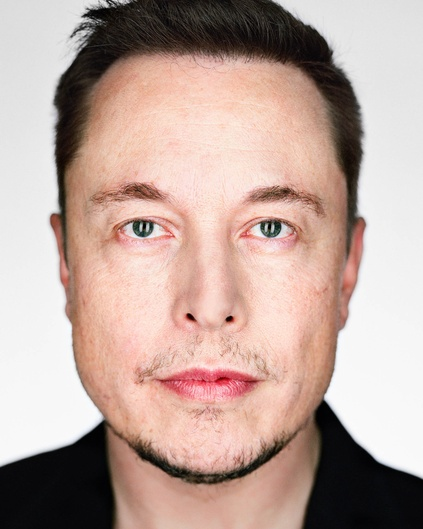
#> input picture FourierTransform/elon_musk.jpg, 423 x 529 px, shrunk from 1760 x 2200 before the run, given in place of a.jpg, which was not available
$ jupyter execute presentation.ipynb   (text cells are left out)
#> lines starting #> are read from the running program, lines starting #| are printed output that depends on the picture; after the words box and inside, x2 and y2 are one past the last pixel; in counts of white or black regions, pixels touching at a corner belong together; pictures that were not available may be replaced by others from this repository, and a replacement may not be noted
#> in load_image, pil_image is the input picture: PIL image 423x529 RGB; mean R, G, B 189, 165.5, 157
#> call 2 of load_image, with file_path = 'images/b.jpg'
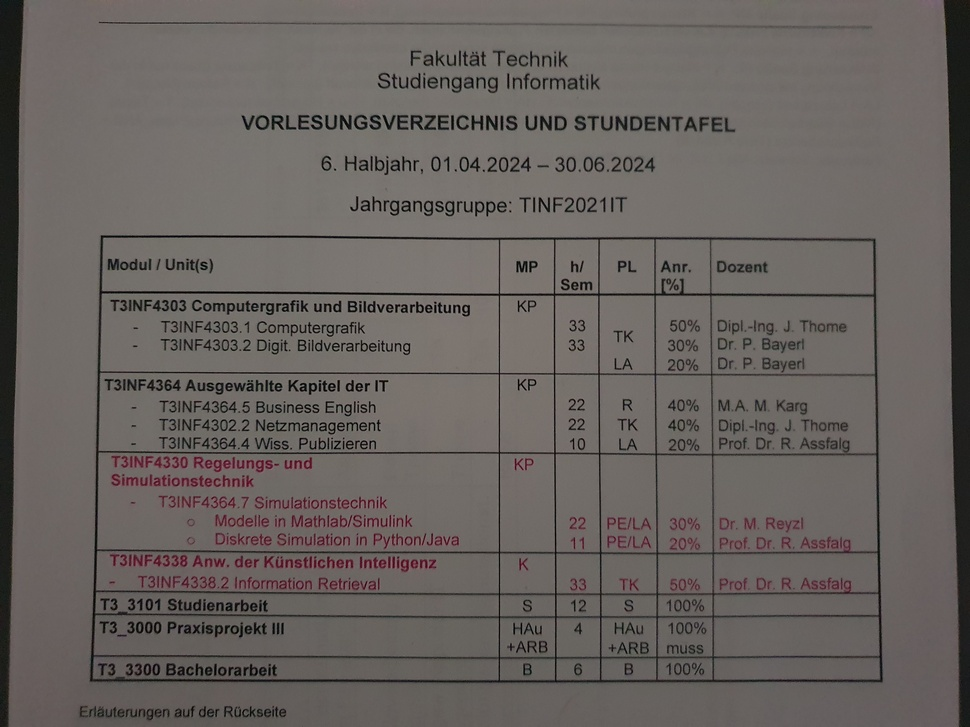
#> input picture PointOperations/images/b.jpg, 970 x 727 px, shrunk from 4032 x 3024 before the run
#> in load_image, pil_image is the input picture: PIL image 970x727 RGB; mean R, G, B 104.2, 98.6, 95.3
#> call 3 of load_image, with file_path = 'images/c.jpg'
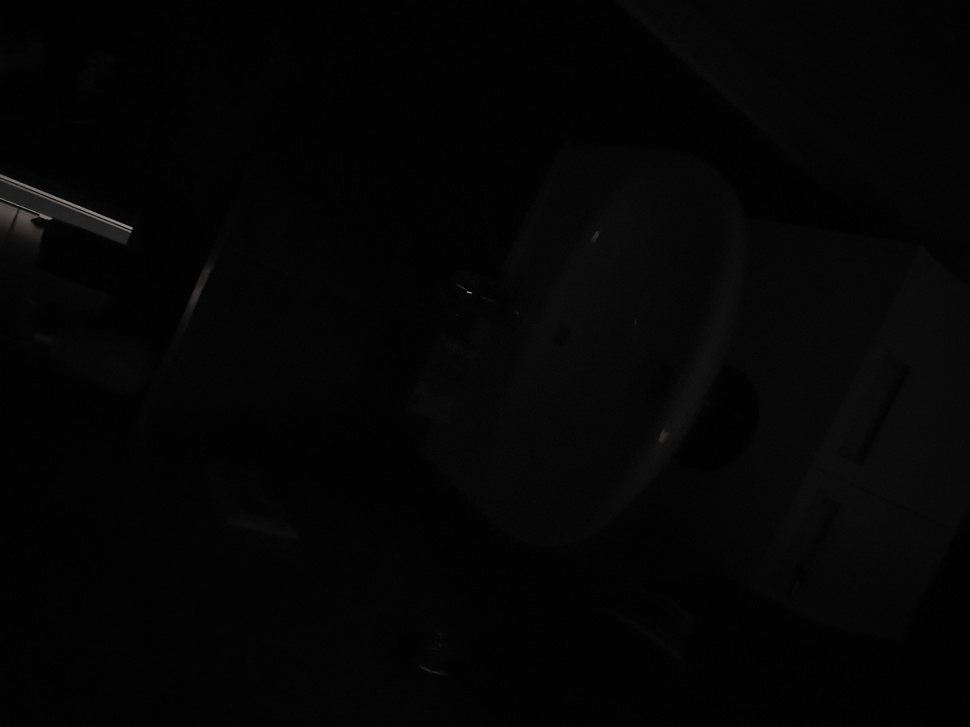
#> input picture PointOperations/images/c.jpg, 970 x 727 px, shrunk from 4032 x 3024 before the run
#> in load_image, pil_image is the input picture: PIL image 970x727 RGB; mean R, G, B 4.4, 4.4, 4.4
#> call 4 of load_image, with file_path = 'images/d.jpg'
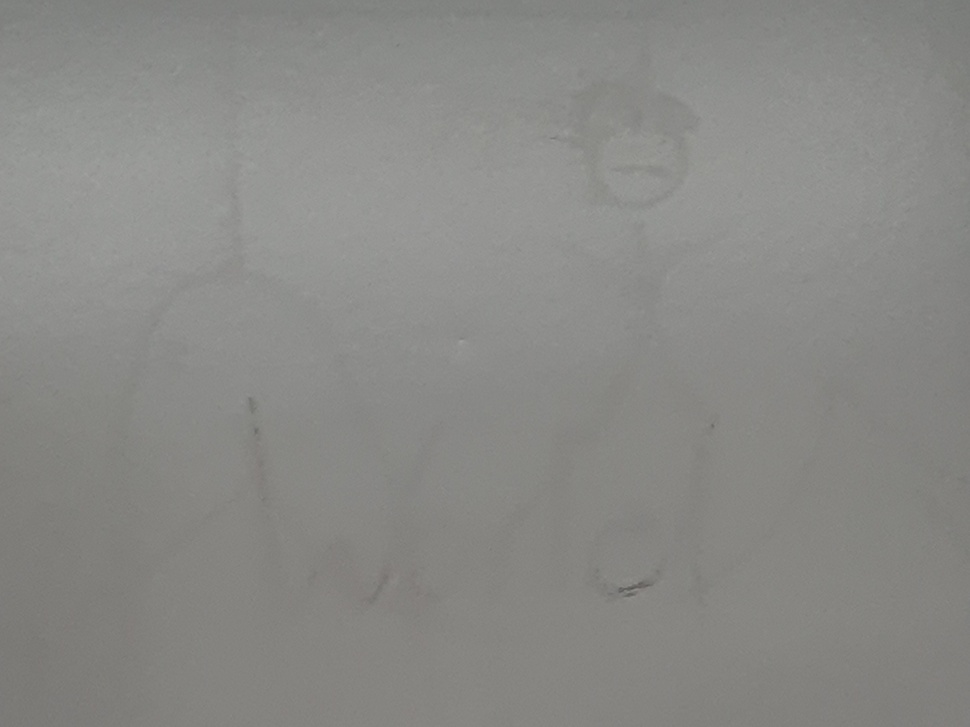
#> input picture PointOperations/images/d.jpg, 970 x 727 px, shrunk from 4032 x 3024 before the run
#> in load_image, pil_image is the input picture: PIL image 970x727 RGB; mean R, G, B 137.2, 137.1, 134
[cell 1]
import matplotlib.pyplot as plt
from PIL import Image
import numpy as np

[cell 2]
question_lut = np.array(125*[0] + list(range(0, 255, 7)) + 94*[255])

[cell 3]
def load_image(file_path: str) -> np.ndarray:
    pil_image = Image.open(file_path)
    return np.array(pil_image)

[cell 4]
def img_to_gray(img_arr: np.ndarray) -> np.ndarray:
    return np.array(Image.fromarray(img_arr).convert('L'))

[cell 5]
def display_images(img_a: np.ndarray, img_b: np.ndarray, img_c: np.ndarray) -> None:
    plt.figure(figsize=(15, 10))

    plt.subplot(2, 3, 1)
    plt.imshow(img_a)
    plt.title('Image A')
    plt.axis('off')

    plt.subplot(2, 3, 2)
    plt.imshow(img_b)
    plt.title('Image B')
    plt.axis('off')

    plt.subplot(2, 3, 3)
    plt.imshow(img_c)
    plt.title('Image C')
    plt.axis('off')

    plt.subplot(2, 3, 4)
    plt.imshow(img_to_gray(img_a), cmap='gray')
    plt.title('Grayscale A')
    plt.axis('off')

    plt.subplot(2, 3, 5)
    plt.imshow(img_to_gray(img_b), cmap='gray')
    plt.title('Grayscale B')
    plt.axis('off')

    plt.subplot(2, 3, 6)
    plt.imshow(img_to_gray(img_c), cmap='gray')
    plt.title('Grayscale C')
    plt.axis('off')

    plt.tight_layout()
    plt.show()

[cell 6]
def plot_img_histograms(img_a_gray: np.ndarray, img_b_gray: np.ndarray, img_c_gray: np.ndarray) -> None:
    plt.figure(figsize=(15, 15))

    plt.subplot(3, 3, 1)
    plt.imshow(img_a_gray, cmap='gray')
    plt.title('Image A')
    plt.axis('off')

    plt.subplot(3, 3, 2)
    plt.imshow(img_b_gray, cmap='gray')
    plt.title('Image B')
    plt.axis('off')

    plt.subplot(3, 3, 3)
    plt.imshow(img_c_gray, cmap='gray')
    plt.title('Image C')
    plt.axis('off')

    plt.subplot(3, 3, 4)
    img_a_hist, img_a_bins, _ = plt.hist(img_a_gray.flatten(), bins=256)
#> img_a_hist = 256 values, max 7224 at index 250, min 0 at index 63, mean 874.1; img_a_bins = 257 values from 0 to 252
    plt.title('Image A Histogram')

    plt.subplot(3, 3, 5)
    img_b_hist, img_b_bins, _ = plt.hist(img_b_gray.flatten(), bins=256)
#> img_b_hist = 256 values, max 39821 at index 192, min 0 at index 2, mean 2754.6; img_b_bins = 257 values from 0 to 145
    plt.title('Image B Histogram')

    plt.subplot(3, 3, 6)
    img_c_hist, img_c_bins, _ = plt.hist(img_c_gray.flatten(), bins=256)
#> img_c_hist = 256 values, max 195263 at index 3, min 0 at index 2, mean 2754.6; img_c_bins = 257 values from 0 to 166
    plt.title('Image C Histogram')

    plt.subplot(3, 3, 7)
    plt.bar(img_a_bins[:-1], img_a_hist.cumsum())
    plt.title('Image A Cumulated Histogram')

    plt.subplot(3, 3, 8)
    plt.bar(img_b_bins[:-1], img_b_hist.cumsum())
    plt.title('Image B Cumulated Histogram')

    plt.subplot(3, 3, 9)
    plt.bar(img_c_bins[:-1], img_c_hist.cumsum())
    plt.title('Image C Cumulated Histogram')

[cell 7]
def generate_img_via_lookup_table(img_arr: np.ndarray, lut: np.ndarray) -> np.ndarray:
    darkest_px = img_arr.min()
    brightest_px = img_arr.max()

    normalized_img = (img_arr - darkest_px) / (brightest_px - darkest_px)
    index_img = np.floor(0.5 + normalized_img * (len(lut) - 1)).astype(int)

    return lut[index_img]

[cell 8]
def generate_linear_lookup_table(img_arr: np.ndarray) -> np.ndarray:
    # Calculate cumulative distribution function (CDF)
    hist, bins = np.histogram(img_arr.flatten(), bins=256, range=(0, 256))
    cdf = hist.cumsum()

    # Normalize CDF to fit the range [0, 255]
    cdf_normalized = ((cdf - cdf.min()) * 255) / (cdf.max() - cdf.min())
    return cdf_normalized.astype(np.uint8)

[cell 9]
def visualize_img_transformation_via_lookup_table(original_img: np.ndarray, lut: np.ndarray) -> None:
    plt.figure(figsize=(10, 10))

    plt.subplot(2, 2, 1)
    plt.imshow(original_img, cmap='gray')
    plt.title('Original Image')
    plt.axis('off')

    plt.subplot(2, 2, 2)
    original_hist, original_bins = np.histogram(original_img, bins=256)
    normalized_hist = (original_hist / np.max(original_hist)) * 255
    plt.bar(original_bins[:-1], normalized_hist)
    plt.plot(lut, color='red')
    plt.title('Original Histogram')
    plt.legend(['Transformation'])

    plt.subplot(2, 2, 3)
    new_img = generate_img_via_lookup_table(original_img, lut)
    plt.imshow(new_img, cmap='gray')
    plt.title('Transformed Image')
    plt.axis('off')

    plt.subplot(2, 2, 4)
    new_hist, new_bins = np.histogram(new_img, bins=256)
    plt.bar(new_bins[:-1], new_hist)
    plt.title('Transformed Histogram')

    plt.show()

[cell 10]
def visualize_linear_img_transformation_via_lookup_table(original_img: np.ndarray) -> None:
    lut = generate_linear_lookup_table(original_img)

    plt.figure(figsize=(10, 10))

    plt.subplot(2, 2, 1)
    plt.imshow(original_img, cmap='gray')
    plt.title('Original Image')
    plt.axis('off')

    plt.subplot(2, 2, 2)
    original_hist, original_bins = np.histogram(original_img, bins=256)
    original_normalized_hist = (original_hist / np.max(original_hist)) * 255
    plt.bar(original_bins[:-1], original_normalized_hist)
    plt.plot(lut, color='red')
    plt.title('Original Histogram')
    plt.legend(['Kumulative Summe'])

    plt.subplot(2, 2, 3)
    new_img = generate_img_via_lookup_table(original_img, lut)
    plt.imshow(new_img, cmap='gray')
    plt.title('Transformed Image')
    plt.axis('off')

    plt.subplot(2, 2, 4)
    new_hist, new_bins = np.histogram(new_img, bins=256)
    new_normalized_hist = (new_hist / np.max(new_hist)) * 255
    plt.bar(new_bins[:-1], new_normalized_hist)
    cdf = new_hist.cumsum()
    normalized_cdf = (cdf / cdf[-1]) * 255
    plt.plot(normalized_cdf, color='red')
    plt.plot([0, 255], [0, 255], color='green')
    plt.title('Transformed Histogram')
    plt.legend(['Kumulative Summe', 'Winkelhalbierende'])

    plt.show()

[cell 11]
def display_task(task_img: np.ndarray, lut: np.ndarray):
    plt.figure(figsize=(15, 5))

    plt.subplot(1, 3, 1)
    plt.imshow(task_img, cmap='gray')
    plt.title('Original Image')

    plt.subplot(1, 3, 2)
    plt.hist(task_img.flatten(), bins=256, range=(0, 256))
    plt.title('Histogram')

    plt.subplot(1, 3, 3)
    transformed_img = generate_img_via_lookup_table(task_img, lut)
    plt.imshow(transformed_img, cmap='gray')
    plt.title('Transformed Image')

    plt.show()

[cell 12]
def display_solution(task_img: np.ndarray, lut: np.ndarray):
    plt.figure(figsize=(15, 5))

    plt.subplot(1, 3, 1)
    plt.imshow(task_img, cmap='gray')
    plt.title('Original Image')

    plt.subplot(1, 3, 2)
    hist, bins = np.histogram(task_img.flatten(), bins=256)
    hist_normalized = (hist / np.max(hist)) * 255
    plt.bar(bins[:-1], hist_normalized)
    plt.plot(lut, color='red')
    plt.title('Histogram')
    plt.legend(['Transformation'])

    plt.subplot(1, 3, 3)
    transformed_img = generate_img_via_lookup_table(task_img, lut)
    plt.imshow(transformed_img, cmap='gray')
    plt.title('Transformed Image')

    plt.show()

[cell 13]
path_a, path_b, path_c, path_d = 'images/a.jpg', 'images/b.jpg', 'images/c.jpg', 'images/d.jpg'
image_a, image_b, image_c, image_d = load_image(path_a), load_image(path_b), load_image(path_c), load_image(path_d)

[cell 14]
display_images(image_a, image_b, image_c)

[cell 15]
image_a_gray,image_b_gray, image_c_gray, image_d_gray = img_to_gray(image_a), img_to_gray(image_b), img_to_gray(image_c), img_to_gray(image_d)
plot_img_histograms(image_a_gray, image_b_gray, image_c_gray)

[cell 16]
visualize_img_transformation_via_lookup_table(image_a_gray, np.array(160*[0] + 40*[255] + 55*[0]))
#> in visualize_img_transformation_via_lookup_table, `original_hist, original_bins = np.histogram(original_img, bins=256)`: original_hist has the same summary as img_a_hist in plot_img_histograms; original_bins = 257 values from 0 to 252
#> in visualize_img_transformation_via_lookup_table, `normalized_hist = (original_hist / np.max(original_hist)) * 255`: normalized_hist = 256 values, max 255 at index 250, min 0 at index 63, mean 30.85
#> in generate_img_via_lookup_table, `darkest_px = img_arr.min()`: darkest_px = 0
#> in generate_img_via_lookup_table, `brightest_px = img_arr.max()`: brightest_px = 252
#> in generate_img_via_lookup_table, `return lut[index_img]`:
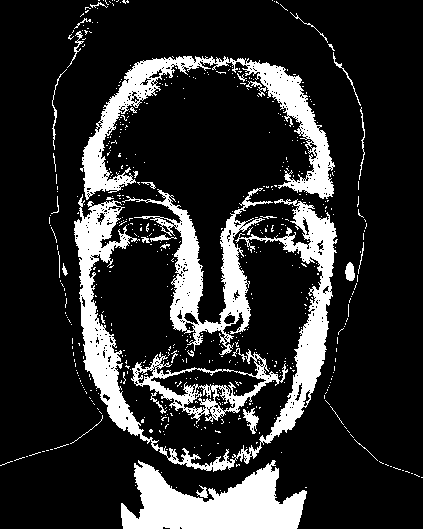
#> returned value: shape (529, 423) int64; 17.4% white; 580 white regions (547 under 20 px), largest, box (x1, y1, x2, y2) and area: (74, 194, 338, 472) 12185, (80, 56, 335, 200) 7812, (121, 460, 307, 529) 7588
#> in visualize_img_transformation_via_lookup_table, `new_hist, new_bins = np.histogram(new_img, bins=256)`: new_hist = 256 values, max 184741 at index 0, min 0 at index 1, mean 874.1; new_bins = 257 values from 0 to 255

[cell 17]
visualize_img_transformation_via_lookup_table(image_a_gray, np.arange(255, -1, -1))

[cell 18]
visualize_img_transformation_via_lookup_table(image_b_gray, np.array(65*[255] + 40*[0] + 145*[255]))

[cell 19]
visualize_linear_img_transformation_via_lookup_table(image_c_gray)
#> in generate_linear_lookup_table, `hist, bins = np.histogram(img_arr.flatten(), bins=256, range=(0, 256))`: hist = 256 values, max 195263 at index 2, min 0 at index 146, mean 2754.6; bins = 257 values from 0 to 256
#> in generate_linear_lookup_table, `cdf = hist.cumsum()`: cdf = 256 values from 1015 to 705190
#> in generate_linear_lookup_table, `cdf_normalized = ((cdf - cdf.min()) * 255) / (cdf.max() - cdf.min())`: cdf_normalized = 256 values from 0 to 255
#> in visualize_linear_img_transformation_via_lookup_table, `original_hist, original_bins = np.histogram(original_img, bins=256)`: original_hist has the same summary as img_c_hist in plot_img_histograms; original_bins = 257 values from 0 to 166
#> in visualize_linear_img_transformation_via_lookup_table, `original_normalized_hist = (original_hist / np.max(original_hist)) * 255`: original_normalized_hist = 256 values, max 255 at index 3, min 0 at index 2, mean 3.6
#> in visualize_linear_img_transformation_via_lookup_table, `new_hist, new_bins = np.histogram(new_img, bins=256)`: new_hist = 256 values, max 195263 at index 147, min 0 at index 1, mean 2754.6; new_bins = 257 values from 0 to 255
#> in visualize_linear_img_transformation_via_lookup_table, `new_normalized_hist = (new_hist / np.max(new_hist)) * 255`: new_normalized_hist = 256 values, max 255 at index 147, min 0 at index 1, mean 3.6
#> in visualize_linear_img_transformation_via_lookup_table, `cdf = new_hist.cumsum()`: cdf = 256 values from 1015 to 705190
#> in visualize_linear_img_transformation_via_lookup_table, `normalized_cdf = (cdf / cdf[-1]) * 255`: normalized_cdf = 256 values from 0.367 to 255

[cell 20]
visualize_linear_img_transformation_via_lookup_table(image_a_gray)
#> in visualize_linear_img_transformation_via_lookup_table (call 2), `original_hist, original_bins = np.histogram(original_img, bins=256)`: original_hist has the same summary as img_a_hist in plot_img_histograms; original_bins = 257 values from 0 to 252
#> in visualize_linear_img_transformation_via_lookup_table (call 2), `original_normalized_hist = (original_hist / np.max(original_hist)) * 255`: original_normalized_hist has the same summary as normalized_hist in visualize_img_transformation_via_lookup_table
#> in generate_img_via_lookup_table (call 5), `brightest_px = img_arr.max()`: brightest_px = 252
#> in generate_img_via_lookup_table (call 5), `return lut[index_img]`:
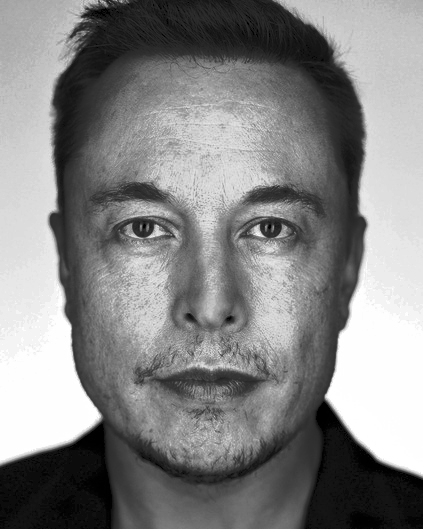
#> returned value: shape (529, 423); min 0, max 255, mean 133.1
#> in visualize_linear_img_transformation_via_lookup_table (call 2), `new_hist, new_bins = np.histogram(new_img, bins=256)`: new_hist = 256 values, max 17459 at index 254, min 0 at index 3, mean 874.1
#> in visualize_linear_img_transformation_via_lookup_table (call 2), `new_normalized_hist = (new_hist / np.max(new_hist)) * 255`: new_normalized_hist = 256 values, max 255 at index 254, min 0 at index 3, mean 12.77
#> in visualize_linear_img_transformation_via_lookup_table (call 2), `cdf = new_hist.cumsum()`: cdf = 256 values from 655 to 223767
#> in visualize_linear_img_transformation_via_lookup_table (call 2), `normalized_cdf = (cdf / cdf[-1]) * 255`: normalized_cdf = 256 values from 0.746 to 255
#> in visualize_linear_img_transformation_via_lookup_table (call 2), `plt.show()`:
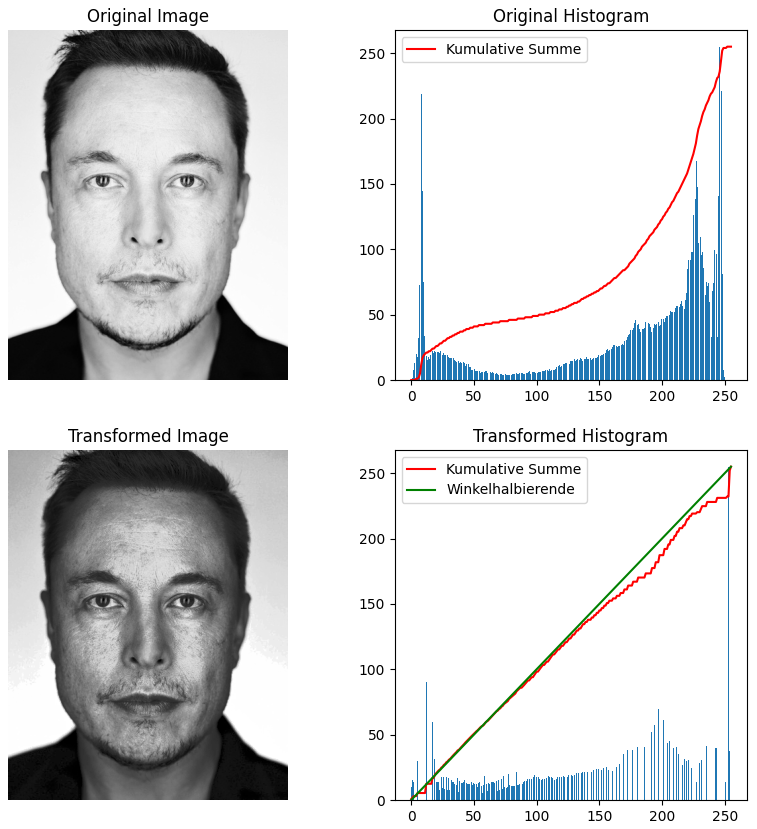
#> figure drawn by matplotlib, 4 panels; panel 2: tallest bar 255 high, from x = 245.7 to 246.5; panel 2: curve peaks at x = 252, y = 255; panel 4: tallest bar 255 high, from x = 252.6 to 253.4; panel 4: curve peaks at x = 255, y = 255

[cell 21]
visualize_linear_img_transformation_via_lookup_table(image_b_gray)
#> in visualize_linear_img_transformation_via_lookup_table (call 3), `original_hist, original_bins = np.histogram(original_img, bins=256)`: original_hist has the same summary as img_b_hist in plot_img_histograms; original_bins = 257 values from 0 to 145
#> in visualize_linear_img_transformation_via_lookup_table (call 3), `original_normalized_hist = (original_hist / np.max(original_hist)) * 255`: original_normalized_hist = 256 values, max 255 at index 192, min 0 at index 2, mean 17.64
#> in generate_img_via_lookup_table (call 6), `brightest_px = img_arr.max()`: brightest_px = 145
#> in generate_img_via_lookup_table (call 6), `return lut[index_img]`:
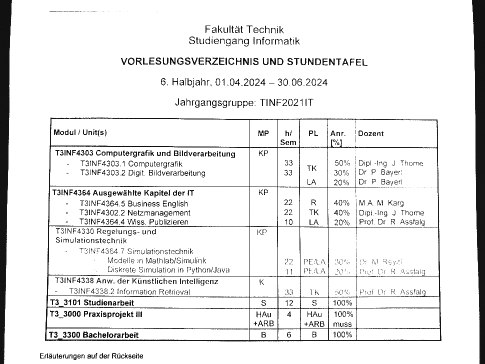
#> returned value: shape (727, 970) (shown at 1/2 size); min 0, max 255, mean 233.1
#> in visualize_linear_img_transformation_via_lookup_table (call 3), `new_hist, new_bins = np.histogram(new_img, bins=256)`: new_hist = 256 values, max 616121 at index 255, min 0 at index 4, mean 2754.6
#> in visualize_linear_img_transformation_via_lookup_table (call 3), `new_normalized_hist = (new_hist / np.max(new_hist)) * 255`: new_normalized_hist = 256 values, max 255 at index 255, min 0 at index 4, mean 1.14
#> in visualize_linear_img_transformation_via_lookup_table (call 3), `cdf = new_hist.cumsum()`: cdf = 256 values from 1018 to 705190
#> in visualize_linear_img_transformation_via_lookup_table (call 3), `normalized_cdf = (cdf / cdf[-1]) * 255`: normalized_cdf = 256 values from 0.368 to 255
#> in visualize_linear_img_transformation_via_lookup_table (call 3), `plt.show()`:
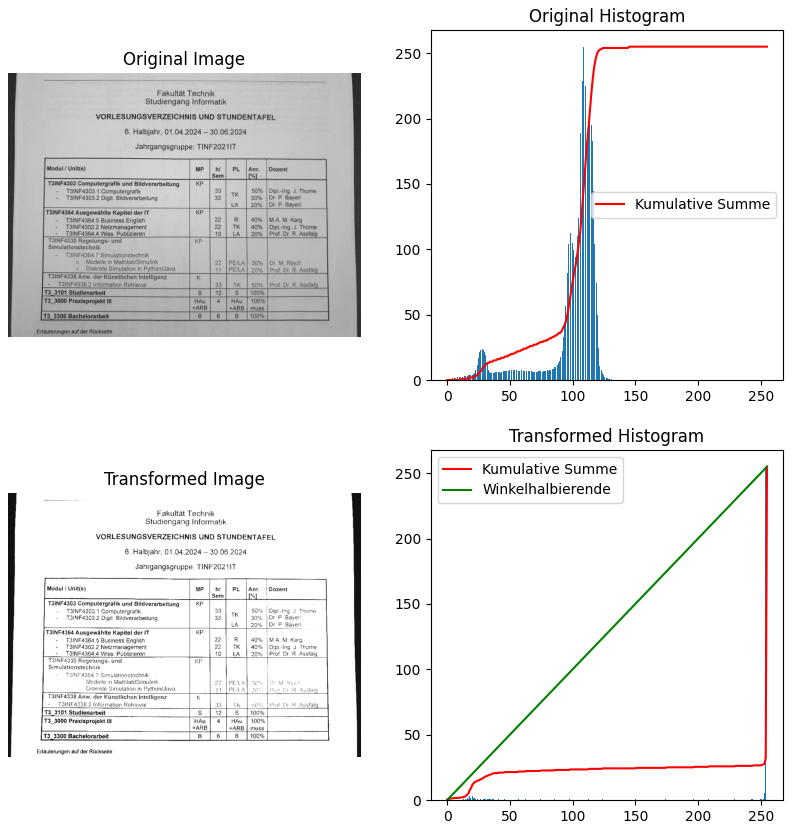
#> figure drawn by matplotlib, 4 panels; panel 2: tallest bar 255 high, from x = 108.3 to 109.1; panel 2: curve peaks at x = 145, y = 255; panel 4: tallest bar 255 high, from x = 253.6 to 254.4; panel 4: curve peaks at x = 255, y = 255

[cell 22]
display_task(image_d_gray, question_lut)
#> in display_task, `plt.show()`:
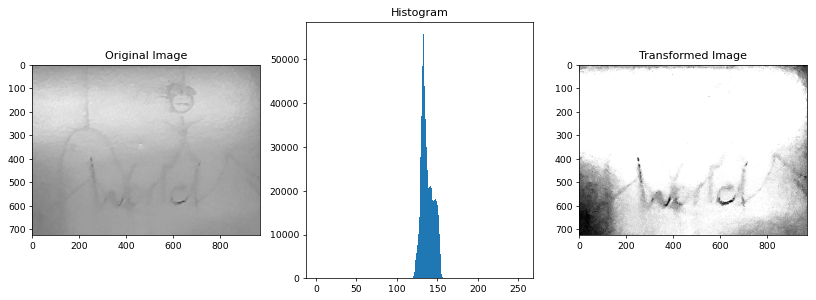
#> figure drawn by matplotlib, 3 panels; panel 2: tallest bar 55784 high, from x = 132 to 133

[cell 23]
display_solution(image_d_gray, question_lut)
#> in display_solution, `hist, bins = np.histogram(task_img.flatten(), bins=256)`: hist = 256 values, max 55784 at index 159, min 0 at index 1, mean 2754.6; bins = 257 values from 84 to 161
#> in display_solution, `hist_normalized = (hist / np.max(hist)) * 255`: hist_normalized = 256 values, max 255 at index 159, min 0 at index 1, mean 12.59
